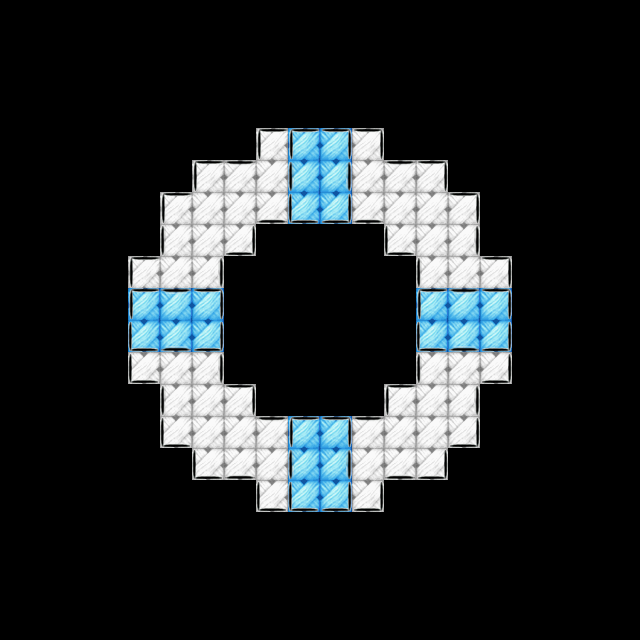

A level layout from a 2D game, rendered from its tile map. Below: a short description, then the map file with its tile-grid data intact:
An orthogonal 20x20 tile map with 32x32 px tiles, 3 tile layers (layer1, layer2, layer3), 2 tilesets.

<map version="1.2" tiledversion="1.3.4" orientation="orthogonal" renderorder="left-down" width="20" height="20" tilewidth="32" tileheight="32" infinite="0" nextlayerid="5" nextobjectid="1">
 <tileset firstgid="1" source="color.tsx" />
 <tileset firstgid="22" source="stroke.tsx" />
 <layer id="1" name="layer1" width="20" height="20">
  <data encoding="csv">
0,0,0,0,0,0,0,0,0,0,0,0,0,0,0,0,0,0,0,0,
0,0,0,0,0,0,0,0,0,0,0,0,0,0,0,0,0,0,0,0,
0,0,0,0,0,0,0,0,0,0,0,0,0,0,0,0,0,0,0,0,
0,0,0,0,0,0,0,0,0,0,0,0,0,0,0,0,0,0,0,0,
0,0,0,0,0,0,0,0,2,5,5,2,0,0,0,0,0,0,0,0,
0,0,0,0,0,0,2,2,2,5,5,2,2,2,0,0,0,0,0,0,
0,0,0,0,0,2,2,2,2,5,5,2,2,2,2,0,0,0,0,0,
0,0,0,0,0,2,2,2,0,0,0,0,2,2,2,0,0,0,0,0,
0,0,0,0,2,2,2,0,0,0,0,0,0,2,2,2,0,0,0,0,
0,0,0,0,5,5,5,0,0,0,0,0,0,5,5,5,0,0,0,0,
0,0,0,0,5,5,5,0,0,0,0,0,0,5,5,5,0,0,0,0,
0,0,0,0,2,2,2,0,0,0,0,0,0,2,2,2,0,0,0,0,
0,0,0,0,0,2,2,2,0,0,0,0,2,2,2,0,0,0,0,0,
0,0,0,0,0,2,2,2,2,5,5,2,2,2,2,0,0,0,0,0,
0,0,0,0,0,0,2,2,2,5,5,2,2,2,0,0,0,0,0,0,
0,0,0,0,0,0,0,0,2,5,5,2,0,0,0,0,0,0,0,0,
0,0,0,0,0,0,0,0,0,0,0,0,0,0,0,0,0,0,0,0,
0,0,0,0,0,0,0,0,0,0,0,0,0,0,0,0,0,0,0,0,
0,0,0,0,0,0,0,0,0,0,0,0,0,0,0,0,0,0,0,0,
0,0,0,0,0,0,0,0,0,0,0,0,0,0,0,0,0,0,0,0
</data>
 </layer>
 <layer id="3" name="layer2" width="20" height="20">
  <data encoding="csv">
0,0,0,0,0,0,0,0,0,0,0,0,0,0,0,0,0,0,0,0,
0,0,0,0,0,0,0,0,0,0,0,0,0,0,0,0,0,0,0,0,
0,0,0,0,0,0,0,0,0,0,0,0,0,0,0,0,0,0,0,0,
0,0,0,0,0,0,0,0,0,0,0,0,0,0,0,0,0,0,0,0,
0,0,0,0,0,0,0,0,0,0,0,0,0,0,0,0,0,0,0,0,
0,0,0,0,0,0,0,0,0,0,0,0,0,0,0,0,0,0,0,0,
0,0,0,0,0,0,0,0,0,0,0,0,0,0,0,0,0,0,0,0,
0,0,0,0,0,0,0,0,0,0,0,0,0,0,0,0,0,0,0,0,
0,0,0,0,0,0,0,0,0,0,0,0,0,0,0,0,0,0,0,0,
0,0,0,0,0,0,0,0,0,0,0,0,0,0,0,0,0,0,0,0,
0,0,0,0,0,0,0,0,0,0,0,0,0,0,0,0,0,0,0,0,
0,0,0,0,0,0,0,0,0,0,0,0,0,0,0,0,0,0,0,0,
0,0,0,0,0,0,0,0,0,0,0,0,0,0,0,0,0,0,0,0,
0,0,0,0,0,0,0,0,0,0,0,0,0,0,0,0,0,0,0,0,
0,0,0,0,0,0,0,0,0,0,0,0,0,0,0,0,0,0,0,0,
0,0,0,0,0,0,0,0,0,0,0,0,0,0,0,0,0,0,0,0,
0,0,0,0,0,0,0,0,0,0,0,0,0,0,0,0,0,0,0,0,
0,0,0,0,0,0,0,0,0,0,0,0,0,0,0,0,0,0,0,0,
0,0,0,0,0,0,0,0,0,0,0,0,0,0,0,0,0,0,0,0,
0,0,0,0,0,0,0,0,0,0,0,0,0,0,0,0,0,0,0,0
</data>
 </layer>
 <objectgroup id="4" name="logiclayer" visible="0">
  <properties>
   <property name="usegid" value="2;5" />
   <property name="useicon" value="2.png;5.png" />
  </properties>
 </objectgroup>
 <layer id="2" name="layer3" width="20" height="20">
  <data encoding="csv">
0,0,0,0,0,0,0,0,0,0,0,0,0,0,0,0,0,0,0,0,
0,0,0,0,0,0,0,0,0,0,0,0,0,0,0,0,0,0,0,0,
0,0,0,0,0,0,0,0,0,0,0,0,0,0,0,0,0,0,0,0,
0,0,0,0,0,0,0,0,0,0,0,0,0,0,0,0,0,0,0,0,
0,0,0,0,0,0,0,0,26,26,28,28,0,0,0,0,0,0,0,0,
0,0,0,0,0,0,26,23,0,22,24,0,23,28,0,0,0,0,0,0,
0,0,0,0,0,26,0,0,25,27,29,25,0,0,28,0,0,0,0,0,
0,0,0,0,0,22,0,29,0,0,0,0,27,0,24,0,0,0,0,0,
0,0,0,0,26,0,24,0,0,0,0,0,0,22,0,28,0,0,0,0,
0,0,0,0,26,23,28,0,0,0,0,0,0,26,23,28,0,0,0,0,
0,0,0,0,27,25,29,0,0,0,0,0,0,27,25,29,0,0,0,0,
0,0,0,0,27,0,24,0,0,0,0,0,0,22,0,29,0,0,0,0,
0,0,0,0,0,22,0,28,0,0,0,0,26,0,24,0,0,0,0,0,
0,0,0,0,0,27,0,0,23,26,28,23,0,0,29,0,0,0,0,0,
0,0,0,0,0,0,27,25,0,22,24,0,25,29,0,0,0,0,0,0,
0,0,0,0,0,0,0,0,27,27,29,29,0,0,0,0,0,0,0,0,
0,0,0,0,0,0,0,0,0,0,0,0,0,0,0,0,0,0,0,0,
0,0,0,0,0,0,0,0,0,0,0,0,0,0,0,0,0,0,0,0,
0,0,0,0,0,0,0,0,0,0,0,0,0,0,0,0,0,0,0,0,
0,0,0,0,0,0,0,0,0,0,0,0,0,0,0,0,0,0,0,0
</data>
 </layer>
</map>